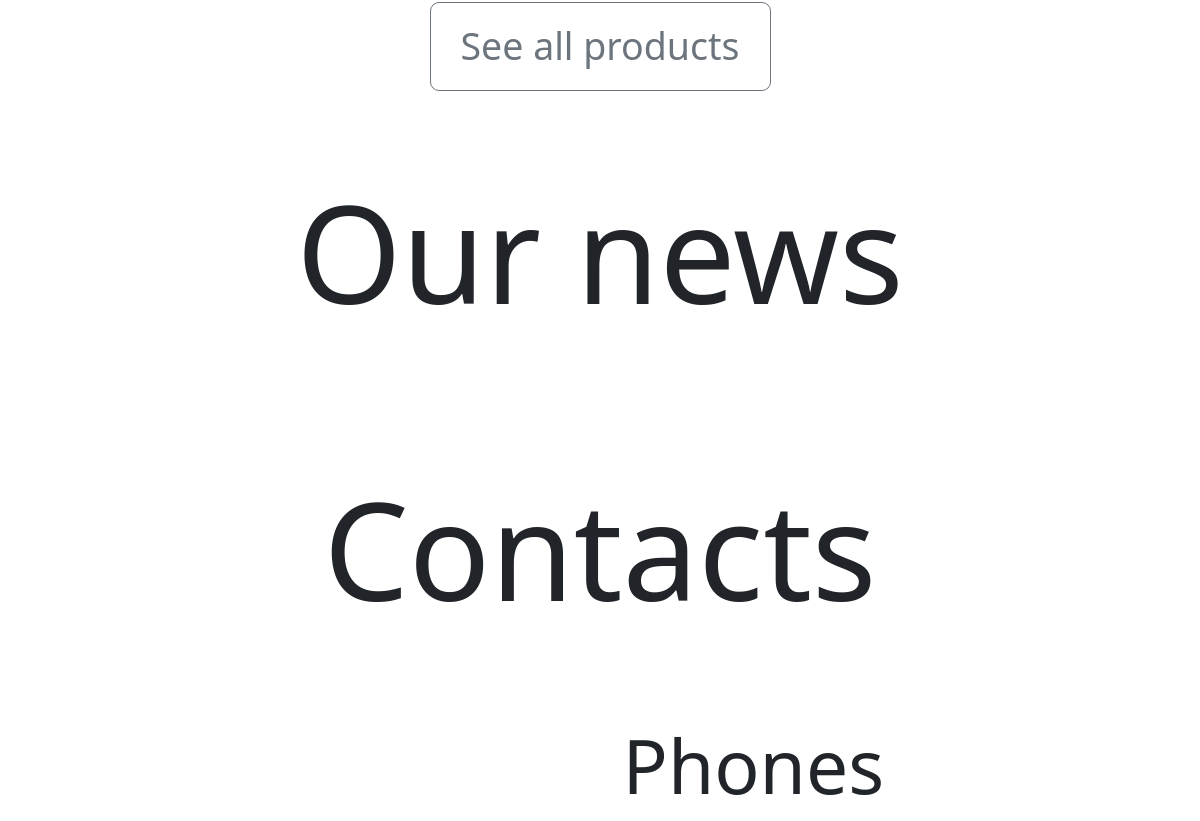
Before: / (middle part) with the older database file.
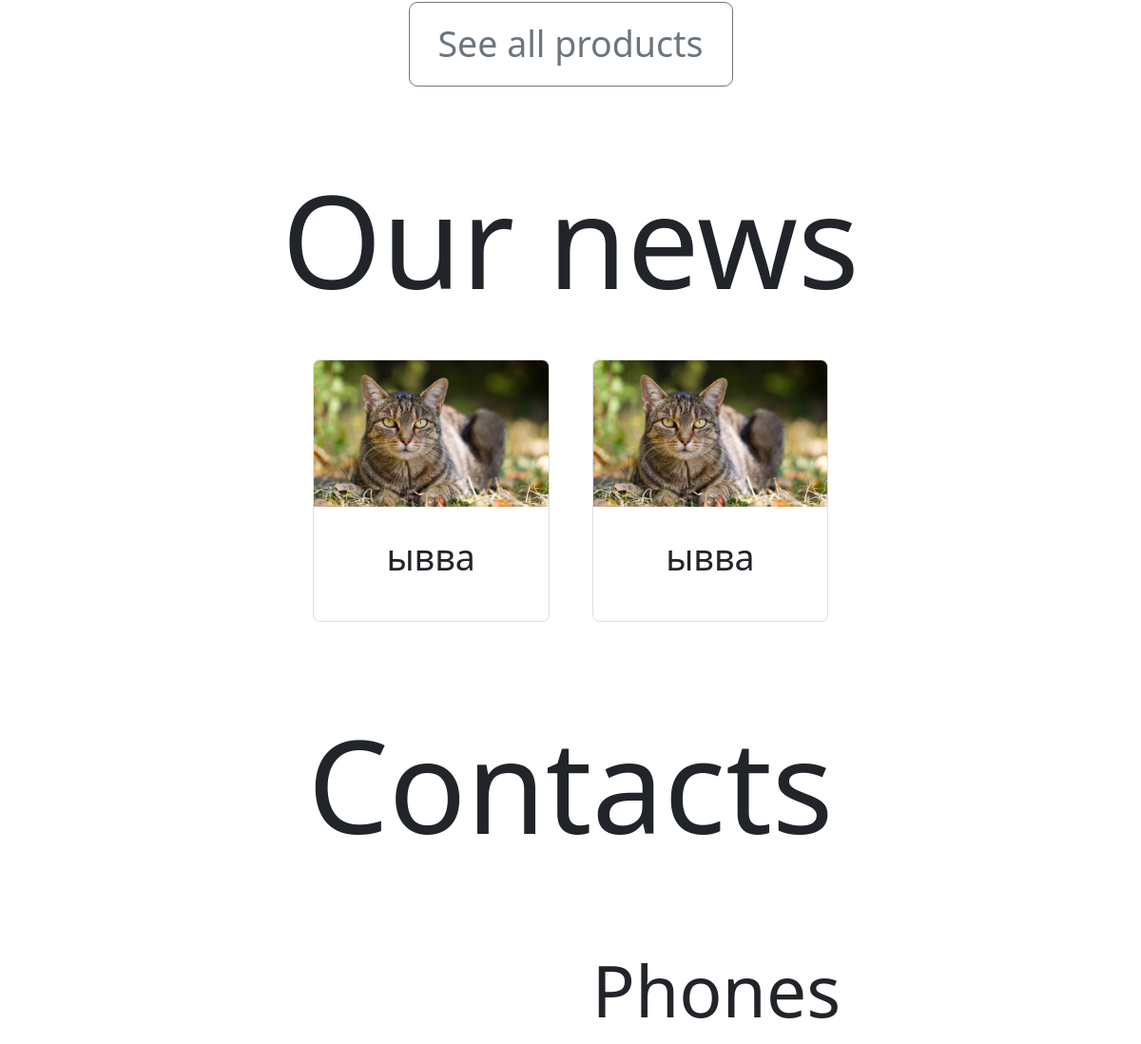
After: the same page with the newer database file.
### news/models.py (models this page shows, shortened)
class News(models.Model):
    en_title = models.CharField(max_length=1024)
    ru_title = models.CharField(max_length=1024, null=True)
    ru_text = models.TextField()
    en_text = models.TextField()
    image = models.FileField(null=True)

### main/views.py (the view)
def homepage(request):
    news = News.objects.all()[:3]
    return render(request, 'homepage.html', {'news': news})

### main/templates/homepage.html (shortened to what this page needs)
{% extends 'base.html' %}
{% load static %}
{%block main%}
<div style="margin-top: 10px; padding: 35px" class="w-100">
    <div class="text-center">
        <a class="btn btn-outline-secondary btn-lg" href="{% url 'all_products'%}">See all products</a>
    </div>
</div>
<div style="margin-top: 10px; padding: 35px" class="w-100">
    <h2 class="text-center display-2" name="products">Our news</h2>
    <div class="row my-4 d-flex justify-content-center">
        {% for i in news %}
            <div class="col-xl-3 text-center " style="">
                <div class="card h-100" >
                    <a href="#"><img class="card-img-top" src="/media/{{i.image}}" alt="Card image cap"></a>
                  <div class="card-body">
                    <h5 class="card-title">{{ i.ru_title}}</h5>
                  </div>
                </div>
            </div>
        {% endfor %}
    </div>
</div>
<div style="margin-top: 10px">
    <div class="small">
        <h2 class="text-center display-2" >Contacts</h2>
        <div class="container mt-5">
            <div class="row d-flex justify-content-center align-items-center">
                <div class="col-xl-3 text-center">
                    <h6 class="display-6">Phones</h6>
                </div>
            </div>
        </div>
    </div>
</div>
{%endblock%}

Changed rows visible on the page:
added News: image (picture), ru_title "ывва"
added News: image (picture), ru_title "ывва"
